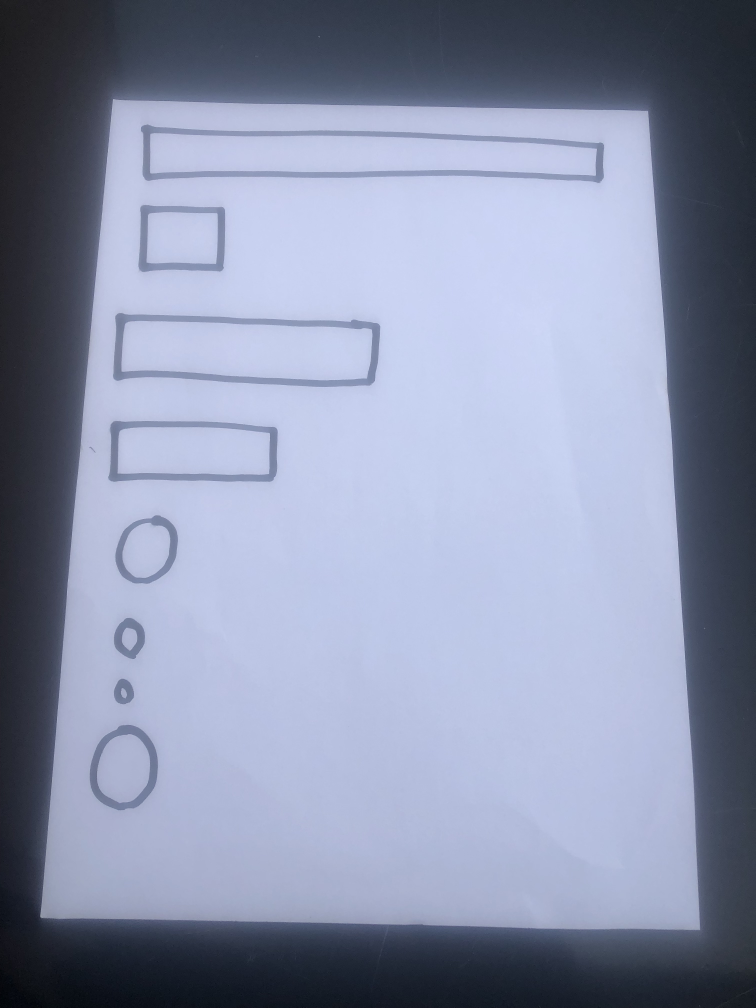
#> input picture Test Images/test_img_11.jpg, 3024 x 4032 px (shown at 1/4 size)
$ python -i transform.py   (imports and definitions only)
#> lines starting #> are read from the running program, lines starting #| are printed output that depends on the picture; after the words box and inside, x2 and y2 are one past the last pixel; in counts of white or black regions, pixels touching at a corner belong together
#> further down, picture is the input picture: shape (4032, 3024, 3); mean B, G, R 170, 145.3, 137.5
### four_point_transform.py
import numpy as np
import cv2

"""
By Dr. Adrian Rosebrock

See implementation details here: https://pyimagesearch.com/2014/08/25/4-point-opencv-getperspective-transform-example/
"""

def order_points(pts):
	# initialzie a list of coordinates that will be ordered
	# such that the first entry in the list is the top-left,
	# the second entry is the top-right, the third is the
	# bottom-right, and the fourth is the bottom-left
	rect = np.zeros((4, 2), dtype = "float32")
	# the top-left point will have the smallest sum, whereas
	# the bottom-right point will have the largest sum
	s = pts.sum(axis = 1)
	rect[0] = pts[np.argmin(s)]
	rect[2] = pts[np.argmax(s)]
	# now, compute the difference between the points, the
	# top-right point will have the smallest difference,
	# whereas the bottom-left will have the largest difference
	diff = np.diff(pts, axis = 1)
	rect[1] = pts[np.argmin(diff)]
	rect[3] = pts[np.argmax(diff)]
	# return the ordered coordinates
	return rect

def four_point_transform(image, pts):
	# obtain a consistent order of the points and unpack them
	# individually
	rect = order_points(pts)
	(tl, tr, br, bl) = rect
	# compute the width of the new image, which will be the
	# maximum distance between bottom-right and bottom-left
	# x-coordiates or the top-right and top-left x-coordinates
	widthA = np.sqrt(((br[0] - bl[0]) ** 2) + ((br[1] - bl[1]) ** 2))
	widthB = np.sqrt(((tr[0] - tl[0]) ** 2) + ((tr[1] - tl[1]) ** 2))
	maxWidth = max(int(widthA), int(widthB))
	# compute the height of the new image, which will be the
	# maximum distance between the top-right and bottom-right
	# y-coordinates or the top-left and bottom-left y-coordinates
	heightA = np.sqrt(((tr[0] - br[0]) ** 2) + ((tr[1] - br[1]) ** 2))
	heightB = np.sqrt(((tl[0] - bl[0]) ** 2) + ((tl[1] - bl[1]) ** 2))
	maxHeight = max(int(heightA), int(heightB))
	# now that we have the dimensions of the new image, construct
	# the set of destination points to obtain a "birds eye view",
	# (i.e. top-down view) of the image, again specifying points
	# in the top-left, top-right, bottom-right, and bottom-left
	# order
	dst = np.array([
		[0, 0],
		[maxWidth - 1, 0],
		[maxWidth - 1, maxHeight - 1],
		[0, maxHeight - 1]], dtype = "float32")
	# compute the perspective transform matrix and then apply it
	M = cv2.getPerspectiveTransform(rect, dst)
	warped = cv2.warpPerspective(image, M, (maxWidth, maxHeight))
	# return the warped image
	return warped

### transform.py
import cv2, imutils
from four_point_transform import four_point_transform
import logging

# [1 line not run here, left out]

def nothing(x):
    pass


def get_top_down_view(image, show_output=True):
#> called with show_output = True
    outline = None
    original_image = image.copy()
    ratio = image.shape[0] / 500.0 # maintain aspect ratio for further processing
     # keep a copy of the original image
    image = imutils.resize(image, height = 500) # resize image to have a height of 500px
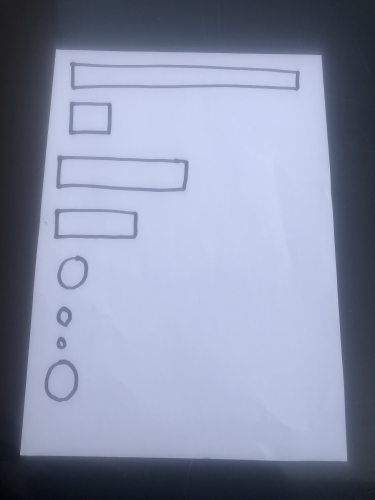
#> image: shape (500, 375, 3); mean of channels 0, 1, 2 170, 145.3, 137.5; drawn as B, G, R

    gray = cv2.cvtColor(image, cv2.COLOR_BGR2GRAY)
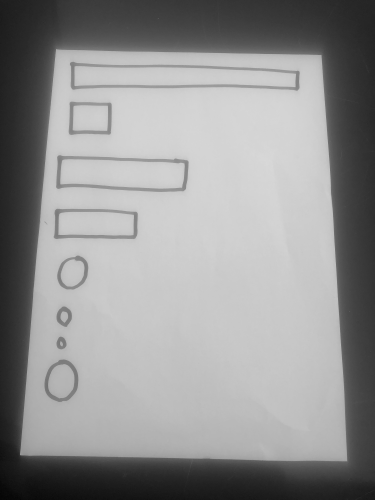
#> gray: shape (500, 375); min 5, max 216, mean 145.8
    gray = cv2.GaussianBlur(gray, (5, 5), 0) # applying a gaussian blur with a 5 x 5 kernel window to remove high freq noise from image to better detect edges
    # for more info on gaussian blur, see here: https://pyimagesearch.com/2021/04/28/opencv-smoothing-and-blurring/

    edged = cv2.Canny(gray, 75, 200)
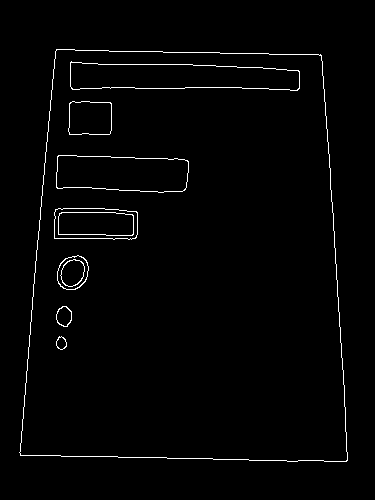
#> edged: shape (500, 375); 1.7% white in thin lines or dots, all inside (x1, y1, x2, y2) = (19, 49, 348, 462)
    # see info on edge detection here: https://pyimagesearch.com/2021/05/12/opencv-edge-detection-cv2-canny/

    if show_output:
        cv2.namedWindow("Edge Detection")
        cv2.createTrackbar("lower", "Edge Detection", 75, 100, nothing)
        cv2.createTrackbar("upper", "Edge Detection", 200, 400, nothing)
        while True:
            cv2.imshow("Edge Detection", edged)
            upper = cv2.getTrackbarPos("upper", "Edge Detection")
            lower = cv2.getTrackbarPos("lower", "Edge Detection")
            edged = cv2.Canny(gray, lower, upper)
            if cv2.waitKey(1) == ord('q'):
#> (key q is pressed here)
                break
        cv2.destroyWindow("Edge Detection")

    # find contours in edge detected image and use this contours to get the full outline of the paper
    contours = cv2.findContours(edged, cv2.RETR_LIST, cv2.CHAIN_APPROX_SIMPLE)
#> contours = 20 contours; largest, box (x1, y1, x2, y2) and area: (19, 49, 348, 462) 121064, (19, 49, 348, 462) 121060, (70, 61, 300, 91) 5166, (70, 62, 300, 91) 5159, (56, 155, 189, 193) 4218
    # find contours manipulates the image passed in... be sure to make a copy of the image if you plan on using it again
    # RETR_LIST tells find contours to abandon any parent-child relationships in contours found
    # CHAIN_APPROX_SIMPLE only compresses the contours (removes redundant points) and saves memory
    # see more on contours here: https://docs.opencv.org/4.x/d4/d73/tutorial_py_contours_begin.html

    contours = imutils.grab_contours(contours) # to account for how different versions of opencv return contours
    contours = sorted(contours, key=cv2.contourArea, reverse=True)[:5] # get the top 5 largest contours by area in descending order
#> contours = 5 contours; box (x1, y1, x2, y2) and area: (19, 49, 348, 462) 121064, (19, 49, 348, 462) 121060, (70, 61, 300, 91) 5166, (70, 62, 300, 91) 5159, (56, 155, 189, 193) 4218

    for c in contours:
        """
        arcLength() calculates a contour perimeter or curve length, the True flag tells the function that the perimeter is closed

        approxPolyDP() approximates the length of a polygonal curve, the 0.02 * peri is the approximation precision;
        0.02 was used here but this number can change depending on use case
        True tells approxPolyDP that the approximated curve is closed
        """
        contour_perimeter = cv2.arcLength(c, True)
        perimeter_approx = cv2.approxPolyDP(c, 0.02 * contour_perimeter, True)

        """
        since we've sorted our contours from largest to smallest, the first approximation that returns 4 (a contour with 4 points)
        would be the largest one and hence our paper in the image.
        We're making some assumptions here :)
        """
        if len(perimeter_approx) == 4:
            outline = perimeter_approx
            break
#> this loop made 1 pass
#> (contour_perimeter, outline) on pass 1: (1436.6, [[56, 49], [20, 455], [346, 461], [321, 55]])

    """
    The original image is what we'll use to obtain the top-down view. Hence we need to multiply the outline by the aspect ratio
    (remember the image was resized for faster processing)

    The outline was reshaped to suit the four_point_transform function implementation.

    We then apply thresholding to To obtain the black and white feel to the image, we then take the warped image,
    convert it to grayscale and apply adaptive thresholding on
    """
    if outline is None:
        logging.warning("NO OUTLINE DETECTED!!!")
        return None

    if show_output:
        cv2.drawContours(image, [outline], -1, (0, 255, 0), 2) # -1 parameter is to draw all contours, (0, 255, 0) is color, 2 is thickness
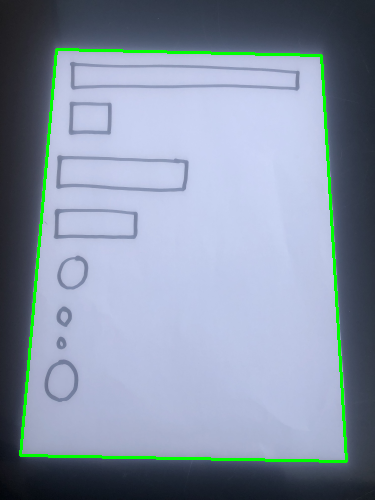
#> image: shape (500, 375, 3); 2.24% of pixels changed, all inside (x1, y1, x2, y2) = (19, 48, 348, 463); drawn as B, G, R
        # apply transform to original image and resize the outline based on the pre-computed aspect ratio

        cv2.namedWindow("Paper Outline")
        cv2.imshow("Paper Outline", image)
        cv2.waitKey(0)
        cv2.destroyWindow("Paper Outline")

    warped = four_point_transform(original_image, outline.reshape(4, 2) * ratio)
#> in order_points, `s = pts.sum(axis = 1)`: s = [846.7, 3830.4, 6507.6, 3032.1]
#> in order_points, `diff = np.diff(pts, axis = 1)`: diff = [-56.45, 3507.8, 927.4, -2145]
#> in four_point_transform, `rect = order_points(pts)`: rect = [[451.6, 395.1], [2588.5, 443.5], [2790.1, 3717.5], [161.3, 3669.1]]
#> in four_point_transform, `(tl, tr, br, bl) = rect`: tl = [451.6, 395.1]; tr = [2588.5, 443.5]; br = [2790.1, 3717.5]; bl = [161.3, 3669.1]
#> in four_point_transform, `widthA = np.sqrt(((br[0] - bl[0]) ** 2) + ((br[1] - bl[1]) ** 2))`: widthA = 2629.3
#> in four_point_transform, `widthB = np.sqrt(((tr[0] - tl[0]) ** 2) + ((tr[1] - tl[1]) ** 2))`: widthB = 2137.5
#> in four_point_transform, `maxWidth = max(int(widthA), int(widthB))`: maxWidth = 2629
#> in four_point_transform, `heightA = np.sqrt(((tr[0] - br[0]) ** 2) + ((tr[1] - br[1]) ** 2))`: heightA = 3280.2
#> in four_point_transform, `heightB = np.sqrt(((tl[0] - bl[0]) ** 2) + ((tl[1] - bl[1]) ** 2))`: heightB = 3286.8
#> in four_point_transform, `maxHeight = max(int(heightA), int(heightB))`: maxHeight = 3286
#> in four_point_transform, `dst = np.array([ [0, 0], [maxWidth - 1, 0], [maxWidth - 1, maxHeight -..`: dst = [[0, 0], [2628, 0], [2628, 3285], [0, 3285]]
#> in four_point_transform, `M = cv2.getPerspectiveTransform(rect, dst)`: M = [[1.26, 0.111, -611.8], [-0.0287, 1.27, -487.1], [-2.96e-06, 7.21e-05, 1]]
#> in four_point_transform, `warped = cv2.warpPerspective(image, M, (maxWidth, maxHeight))`:
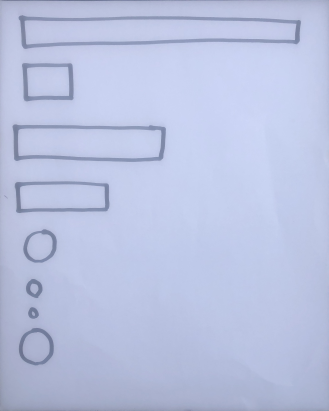
#> warped: shape (3286, 2629, 3) (shown at 1/8 size); mean B, G, R 224.9, 194.8, 186
    warped = cv2.cvtColor(warped, cv2.COLOR_BGR2GRAY)
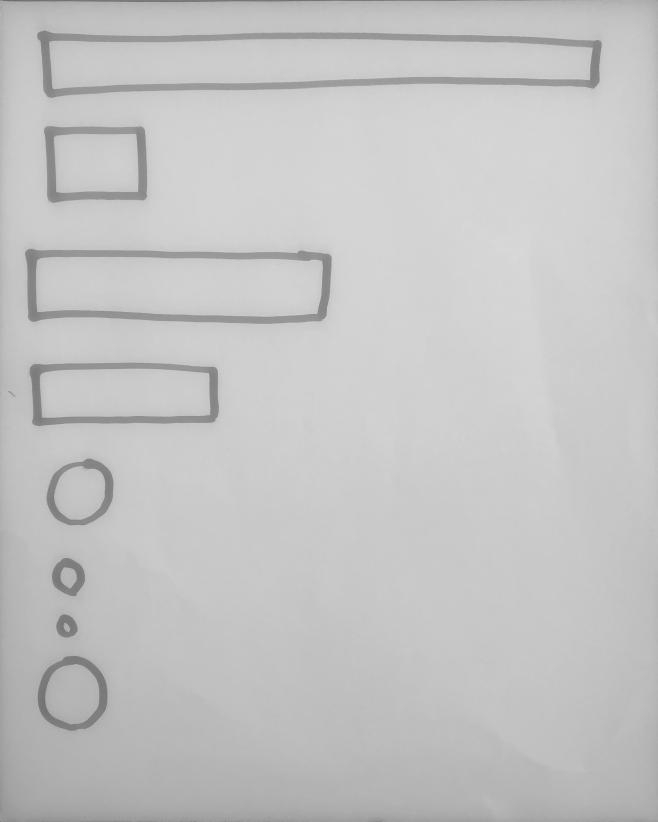
#> warped: shape (3286, 2629) (shown at 1/4 size); min 92, max 224, mean 195.6
    return warped

>>> import cv2
>>> picture = cv2.imread('Test Images/test_img_11.jpg')
>>> result = get_top_down_view(picture)

$ run again, on Test Images/test_img_12.jpg
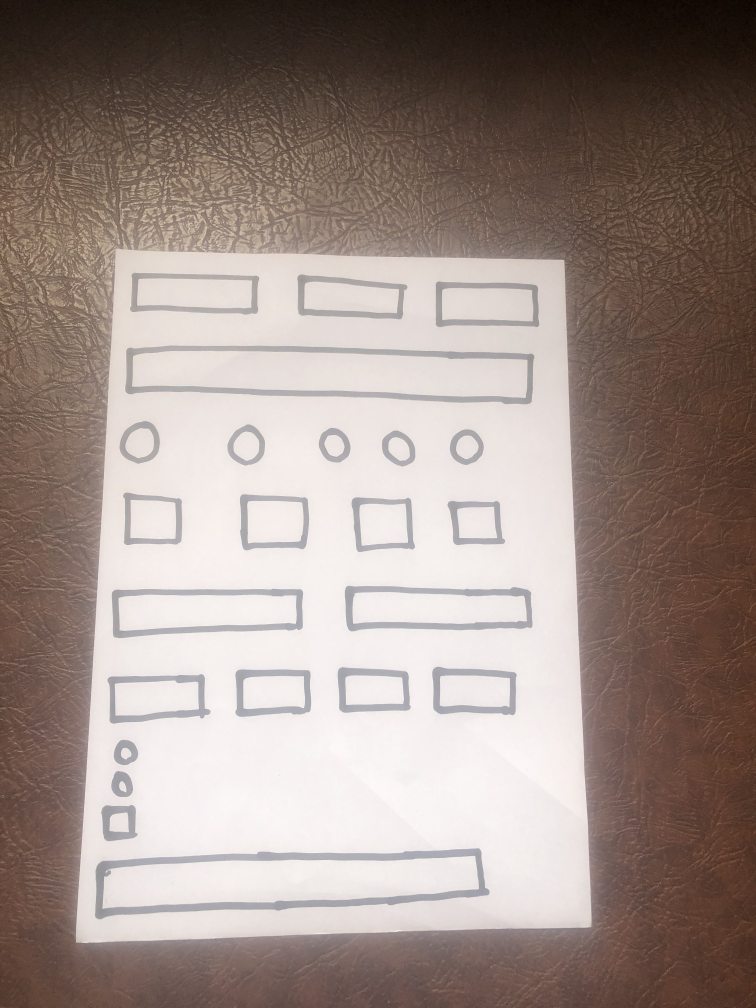
#> input picture Test Images/test_img_12.jpg, 3024 x 4032 px (shown at 1/4 size)
#> picture is the input picture: shape (4032, 3024, 3); mean B, G, R 134.6, 141.1, 155.8
#> in get_top_down_view, `edged = cv2.Canny(gray, 75, 200)`:
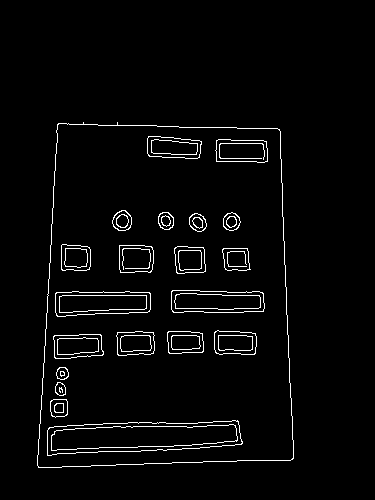
#> edged: shape (500, 375); 3% white in thin lines or dots, all inside (x1, y1, x2, y2) = (37, 122, 294, 468)
#> in get_top_down_view, `contours = cv2.findContours(edged, cv2.RETR_LIST, cv2.CHAIN_APPROX_SIM..`: contours = 78 contours, 6 with area under 20; largest, box (x1, y1, x2, y2) and area: (37, 122, 294, 468) 80426, (37, 123, 294, 468) 80420, (47, 420, 243, 456) 5143, (47, 420, 243, 456) 5137, (51, 424, 238, 451) 3561
#> in get_top_down_view, `contours = sorted(contours, key=cv2.contourArea, reverse=True)[:5]`: contours = 5 contours; box (x1, y1, x2, y2) and area: (37, 122, 294, 468) 80426, (37, 123, 294, 468) 80420, (47, 420, 243, 456) 5143, (47, 420, 243, 456) 5137, (51, 424, 238, 451) 3561
#> the loop in get_top_down_view, `for c in contours:` made 1 pass
#> (contour_perimeter, outline) on pass 1: (1180.3, [[58, 123], [38, 467], [292, 459], [279, 129]])
#> s = [1459.6, 4072.3, 6056.1, 3290.1]
#> diff = [524.2, 3459.5, 1346.7, -1209.6]
#> rect = [[467.7, 991.9], [2249.9, 1040.3], [2354.7, 3701.4], [306.4, 3765.9]]
#> tl = [467.7, 991.9]; tr = [2249.9, 1040.3]; br = [2354.7, 3701.4]; bl = [306.4, 3765.9]
#> widthA = 2049.3
#> widthB = 1782.8
#> maxWidth = 2049
#> heightA = 2663.2
#> heightB = 2778.7
#> maxHeight = 2778
#> dst = [[0, 0], [2048, 0], [2048, 2777], [0, 2777]]
#> M = [[1.15, 0.067, -605.8], [-0.0326, 1.2, -1177.4], [-2.36e-05, 5.58e-05, 1]]
#> in four_point_transform, `warped = cv2.warpPerspective(image, M, (maxWidth, maxHeight))`:
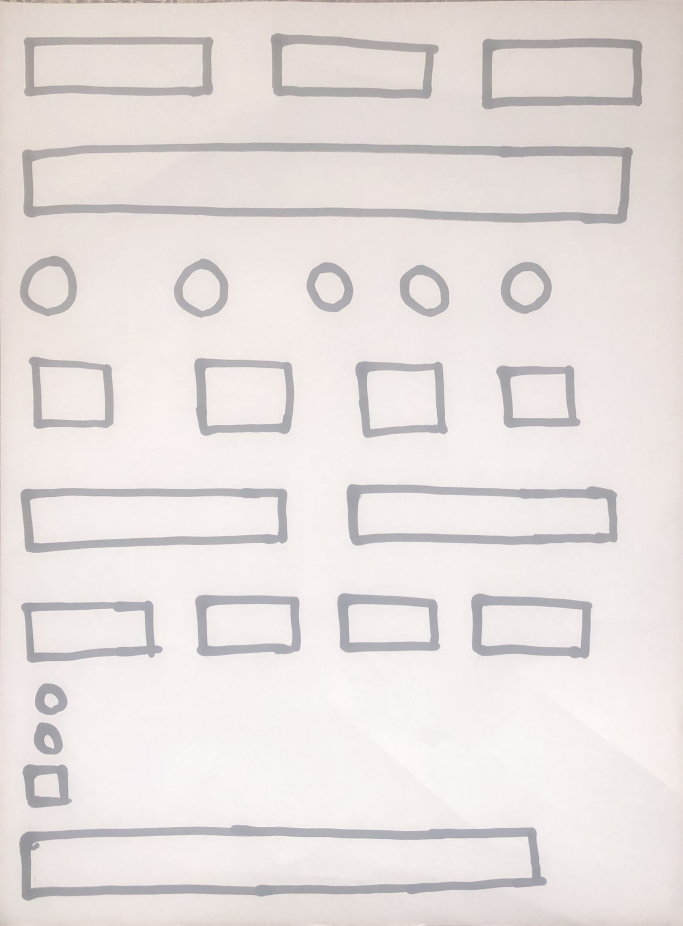
#> warped: shape (2778, 2049, 3) (shown at 1/3 size); mean B, G, R 222.1, 224.2, 230.9

$ run again, on Test Images/test_img_3.jpg
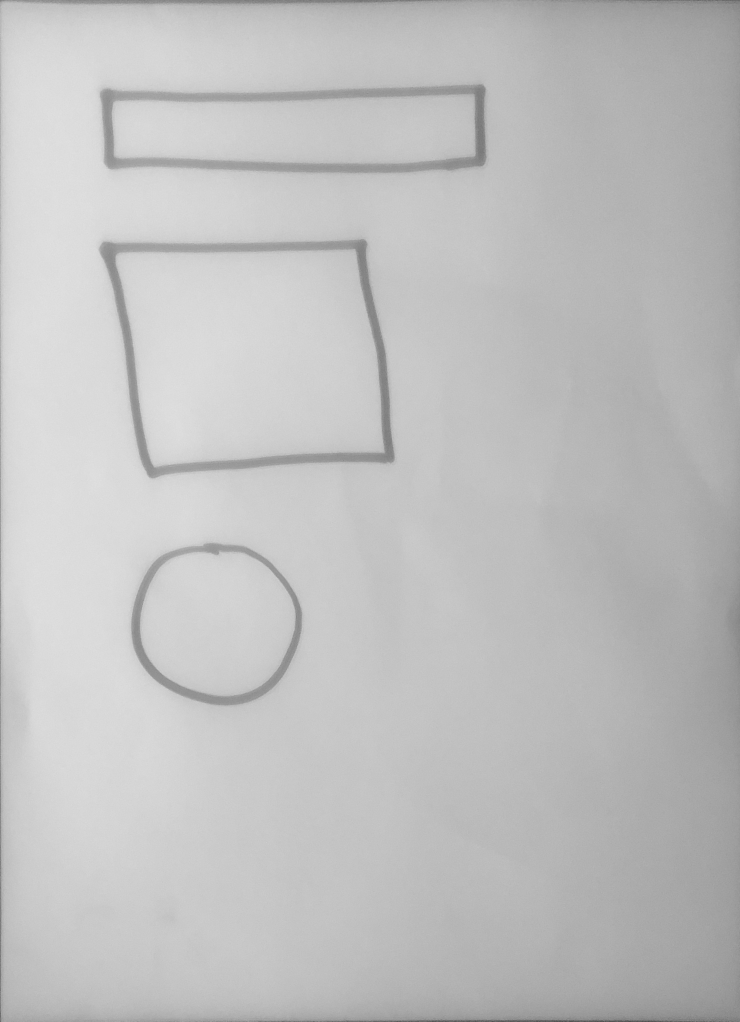
#> input picture Test Images/test_img_3.jpg, 2220 x 3064 px (shown at 1/3 size)
#> picture is the input picture: shape (3064, 2220, 3); min 71, max 229, mean 192
#> in get_top_down_view, `edged = cv2.Canny(gray, 75, 200)`:
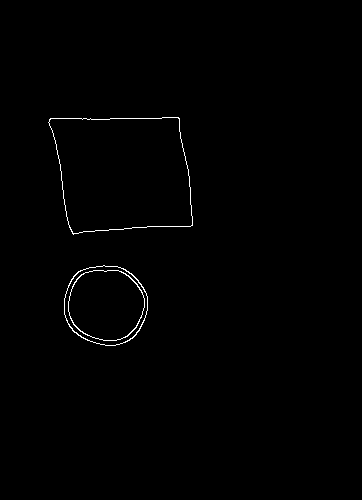
#> edged: shape (500, 362); 0.58% white in thin lines or dots, all inside (x1, y1, x2, y2) = (48, 117, 193, 346)
#> in get_top_down_view, `contours = cv2.findContours(edged, cv2.RETR_LIST, cv2.CHAIN_APPROX_SIM..`: contours = 6 contours; box (x1, y1, x2, y2) and area: (48, 117, 193, 235) 13958, (48, 117, 193, 234) 13950, (64, 265, 148, 346) 5296, (64, 265, 148, 346) 5234, (68, 270, 145, 341) 4289, (68, 270, 145, 341) 4231
#> in get_top_down_view, `contours = sorted(contours, key=cv2.contourArea, reverse=True)[:5]`: contours = 5 contours; box (x1, y1, x2, y2) and area: (48, 117, 193, 235) 13958, (48, 117, 193, 234) 13950, (64, 265, 148, 346) 5296, (64, 265, 148, 346) 5234, (68, 270, 145, 341) 4289
#> the loop in get_top_down_view, `for c in contours:` made 1 pass
#> (contour_perimeter, outline) on pass 1: (494.6, [[178, 117], [49, 119], [73, 234], [192, 225]])
#> s = [1807.8, 1029.5, 1881.3, 2555.4]
#> diff = [-373.8, 429, 986.6, 202.2]
#> rect = [[300.3, 729.2], [1090.8, 717], [1176.6, 1378.8], [447.3, 1434]]
#> tl = [300.3, 729.2]; tr = [1090.8, 717]; br = [1176.6, 1378.8]; bl = [447.3, 1434]
#> widthA = 731.3
#> widthB = 790.6
#> maxWidth = 790
#> heightA = 667.4
#> heightB = 719.9
#> maxHeight = 719
#> dst = [[0, 0], [789, 0], [789, 718], [0, 718]]
#> M = [[0.856, -0.179, -126.7], [0.0135, 0.87, -638.4], [-7.86e-05, -7.56e-05, 1]]
#> in four_point_transform, `warped = cv2.warpPerspective(image, M, (maxWidth, maxHeight))`:
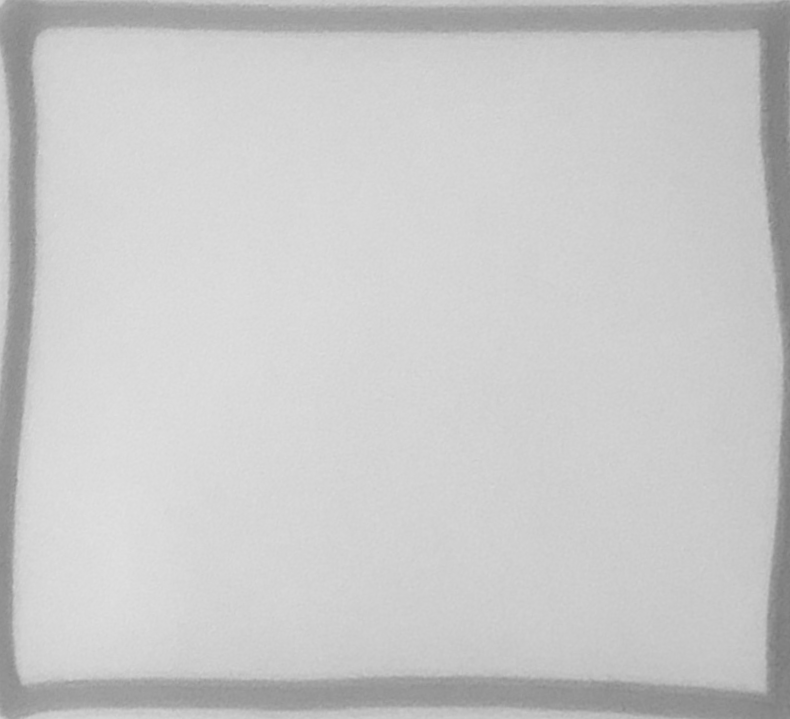
#> warped: shape (719, 790, 3); min 121, max 224, mean 201.6
